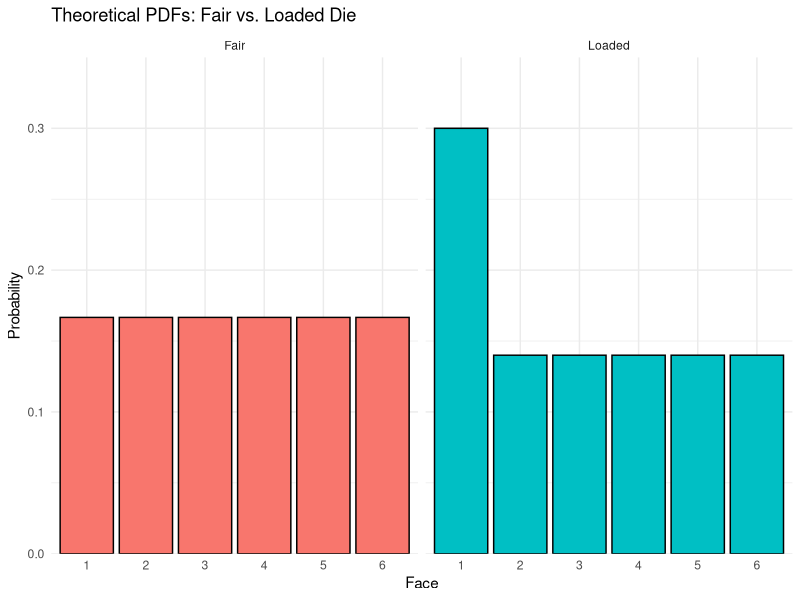

Here is the R script that generated this plot:
#
#
#
#
#
#
#
#
#
#| message: false
library(tidyverse)
#
#
#
#| cache: true
throw_dice <- function(n = 1, weights = rep(1/6, 6)) {
  d1 <- sample(1:6, n, replace = TRUE, prob = weights)
  d2 <- sample(1:6, n, replace = TRUE, prob = weights)
  d1 + d2
}
#
#
#
theoretical_pdf <- bind_rows(
  tibble(face = factor(1:6), probability = rep(1/6, 6), die = "Fair"),
  tibble(face = factor(1:6), probability = c(0.30, rep(0.14, 5)), die = "Loaded")
)

theoretical_pdf %>%
  ggplot(aes(x = face, y = probability, fill = die)) +
  geom_col(color = "black") +
  facet_wrap(~ die, nrow = 1) +
  scale_y_continuous(expand = c(0, 0), limits = c(0, 0.35)) +
  labs(x = "Face", y = "Probability", title = "Theoretical PDFs: Fair vs. Loaded Die") +
  theme_minimal() +
  theme(legend.position = "none")
#
#
#
#| cache: true
log_lr <- function(rolls) {
  p_loaded <- ifelse(rolls == 6, 0.30, 0.14)
  p_fair <- 1/6
  log(p_loaded / p_fair)
}
#
#
#
#
#
